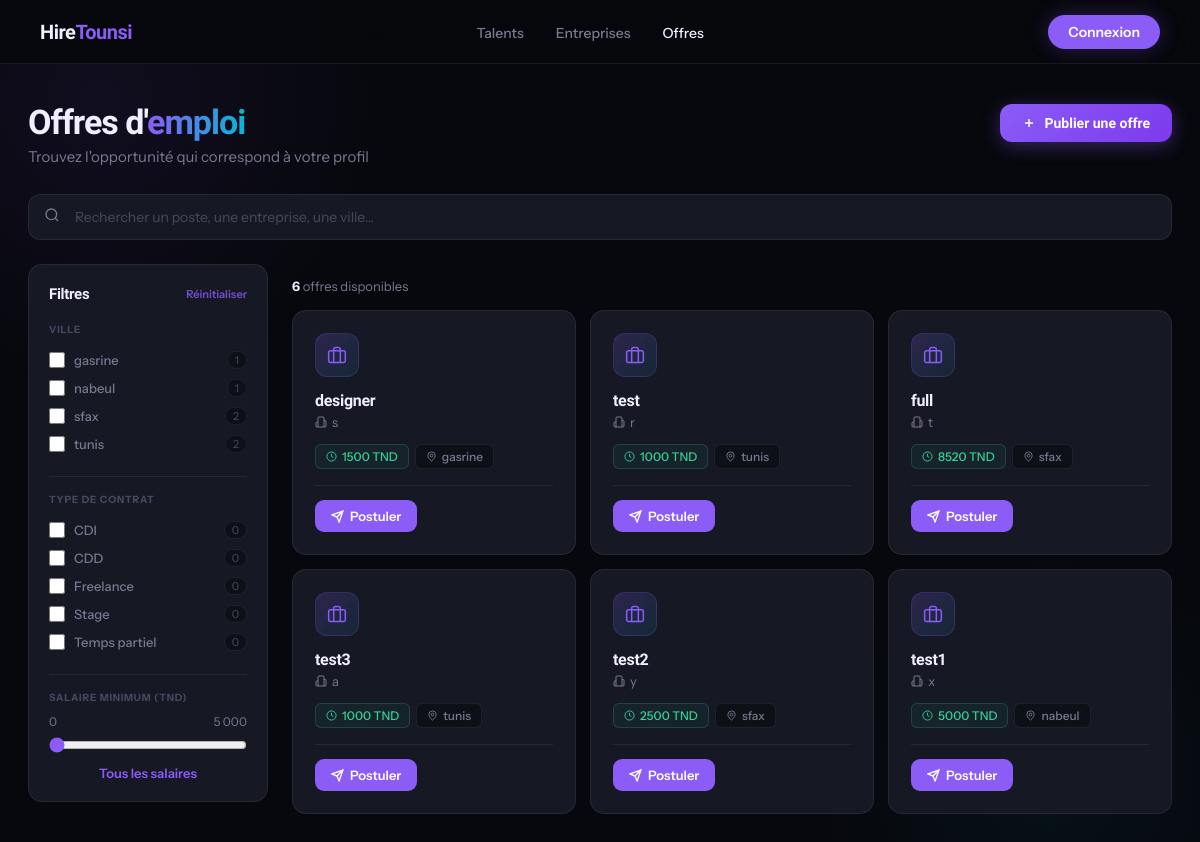
/jobs.php, run on the app's committed database.
### tables this page shows
CREATE TABLE `jobs` (
  `id` int(11) NOT NULL,
  `title` varchar(255) DEFAULT NULL,
  `company` varchar(255) DEFAULT NULL,
  `salary` varchar(100) DEFAULT NULL,
  `city` varchar(100) DEFAULT NULL,
  `description` text DEFAULT NULL,
  `created_at` timestamp NOT NULL DEFAULT current_timestamp(),
  `status` varchar(20) DEFAULT 'pending'
);

### jobs.php (the view, shortened to what this page needs)
<?php
include "config.php";
$stmt = $pdo->query("SELECT * FROM jobs WHERE status='approved' ORDER BY id DESC");
$jobs = $stmt->fetchAll();
?>
<!DOCTYPE html>
<html lang="fr">
<head>
</head>
<body>
<nav>
  <a href="index.html" class="nav-logo">Hire<span>Tounsi</span></a>
  <ul class="nav-links">
    <li><a href="talents.php">Talents</a></li>
    <li><a href="companies.php">Entreprises</a></li>
    <li><a href="jobs.php" style="color:var(--text)">Offres</a></li>
  </ul>
  <a href="login.php" class="btn-nav">Connexion</a>
</nav>
<main>
  <div class="page-header">
    <div class="page-header-text">
      <h1>Offres d'<span>emploi</span></h1>
      <p>Trouvez l'opportunité qui correspond à votre profil</p>
    </div>
    <button id="openJobModal" class="btn">
      <svg width="14" height="14" viewBox="0 0 24 24" fill="none" stroke="currentColor" stroke-width="2.5"><path d="M12 5v14M5 12h14"/></svg>
      Publier une offre
    </button>
  </div>
  <div class="search-wrapper">
    <span class="search-icon">
    </span>
    <input id="searchInput" class="search-input" placeholder="Rechercher un poste, une entreprise, une ville…">
  </div>
  <div class="body-layout">
    <div class="filters-sidebar">
      <div class="filters-header">
        <span class="filters-title">Filtres</span>
        <button class="filters-reset" id="resetFilters">Réinitialiser</button>
      </div>
      <div class="filter-section">
        <div class="filter-section-title">Ville</div>
        <?php
          $cities = array_unique(array_filter(array_column($jobs, 'city')));
          sort($cities);
          foreach($cities as $city):
            $cnt = count(array_filter($jobs, fn($j) => $j['city'] === $city));
        ?>
        <label class="filter-option">
          <input type="checkbox" class="filter-city" value="<?= htmlspecialchars($city) ?>">
          <span class="filter-label"><?= htmlspecialchars($city) ?></span>
          <span class="filter-count"><?= $cnt ?></span>
        </label>
        <?php endforeach; ?>
      </div>
      <div class="filter-divider"></div>
      <div class="filter-section">
        <div class="filter-section-title">Type de contrat</div>
        <?php
          $contractTypes = ['CDI','CDD','Freelance','Stage','Temps partiel'];
          foreach($contractTypes as $ct):
            $cnt = count(array_filter($jobs, fn($j) => ($j['contract_type'] ?? '') === $ct));
        ?>
        <label class="filter-option">
          <input type="checkbox" class="filter-contract" value="<?= $ct ?>">
          <span class="filter-label"><?= $ct ?></span>
          <span class="filter-count"><?= $cnt ?></span>
        </label>
        <?php endforeach; ?>
      </div>
      <div class="filter-divider"></div>
      <div class="filter-section">
        <div class="filter-section-title">Salaire minimum (TND)</div>
        <div class="salary-labels"><span>0</span><span>5 000</span></div>
        <input type="range" id="salaryRange" min="0" max="5000" step="100" value="0">
        <div class="salary-display" id="salaryDisplay">Tous les salaires</div>
      </div>
    </div>
    <div>
      <div class="results-count" id="resultsCount">
        <b><?= count($jobs) ?></b> offre<?= count($jobs)>1?'s':'' ?> disponible<?= count($jobs)>1?'s':'' ?>
      </div>
      <div class="grid" id="jobsGrid">
      <?php foreach($jobs as $job): ?>
        <div class="card"
          data-title="<?= strtolower(htmlspecialchars($job['title'])) ?>"
          data-company="<?= strtolower(htmlspecialchars($job['company'])) ?>"
          data-city="<?= htmlspecialchars($job['city'] ?? '') ?>"
          data-salary="<?= (int)($job['salary'] ?? 0) ?>"
          data-contract="<?= htmlspecialchars($job['contract_type'] ?? '') ?>"
        >
          <div class="card-icon">
            <svg width="20" height="20" viewBox="0 0 24 24" fill="none" stroke="currentColor" stroke-width="1.8">
              <rect width="20" height="14" x="2" y="7" rx="2"/>
              <path d="M16 21V5a2 2 0 0 0-2-2h-4a2 2 0 0 0-2 2v16"/>
            </svg>
          </div>
          <h3><?= htmlspecialchars($job['title']) ?></h3>
          <div class="card-company">
            <svg width="12" height="12" viewBox="0 0 24 24" fill="none" stroke="currentColor" stroke-width="2"><path d="M6 22V4a2 2 0 0 1 2-2h8a2 2 0 0 1 2 2v18Z"/><path d="M6 12H4a2 2 0 0 0-2 2v6a2 2 0 0 0 2 2h2"/><path d="M18 9h2a2 2 0 0 1 2 2v9a2 2 0 0 1-2 2h-2"/></svg>
            <?= htmlspecialchars($job['company']) ?>
          </div>
          <div class="card-meta">
            <?php if(!empty($job['salary'])): ?>
            <span class="chip salary">
              <svg width="11" height="11" viewBox="0 0 24 24" fill="none" stroke="currentColor" stroke-width="2"><circle cx="12" cy="12" r="10"/><path d="M12 6v6l4 2"/></svg>
              <?= htmlspecialchars($job['salary']) ?> TND
            </span>
            <?php endif; ?>
            <?php if(!empty($job['city'])): ?>
            <span class="chip">
              <svg width="11" height="11" viewBox="0 0 24 24" fill="none" stroke="currentColor" stroke-width="2"><path d="M20 10c0 6-8 12-8 12s-8-6-8-12a8 8 0 0 1 16 0Z"/><circle cx="12" cy="10" r="3"/></svg>
              <?= htmlspecialchars($job['city']) ?>
            </span>
            <?php endif; ?>
          </div>
          <div class="card-divider"></div>
          <button class="btn-apply" data-id="<?= $job['id'] ?>">
            <svg width="13" height="13" viewBox="0 0 24 24" fill="none" stroke="currentColor" stroke-width="2.5"><path d="M22 2 11 13"/><path d="M22 2 15 22l-4-9-9-4 20-7z"/></svg>
            Postuler
          </button>
        </div>
      <?php endforeach; ?>
      </div>
    </div>
  </div>
</main>
</body>
</html>

### data on the page
jobs: title "designer", company "s", salary "1500", city "gasrine"
jobs: title "test", company "r", salary "1000", city "tunis"
jobs: title "full", company "t", salary "8520", city "sfax"
jobs: title "test3", company "a", salary "1000", city "tunis"
jobs: title "test2", company "y", salary "2500", city "sfax"
jobs: title "test1", company "x", salary "5000", city "nabeul"

### other printed values
$city "gasrine"
$cnt "1"
$city "nabeul"
$city "sfax"
$cnt "2"
$city "tunis"
$ct "CDI"
$cnt "0"
$ct "CDD"
$ct "Freelance"
$ct "Stage"
$ct "Temps partiel"
count($jobs) "6"
